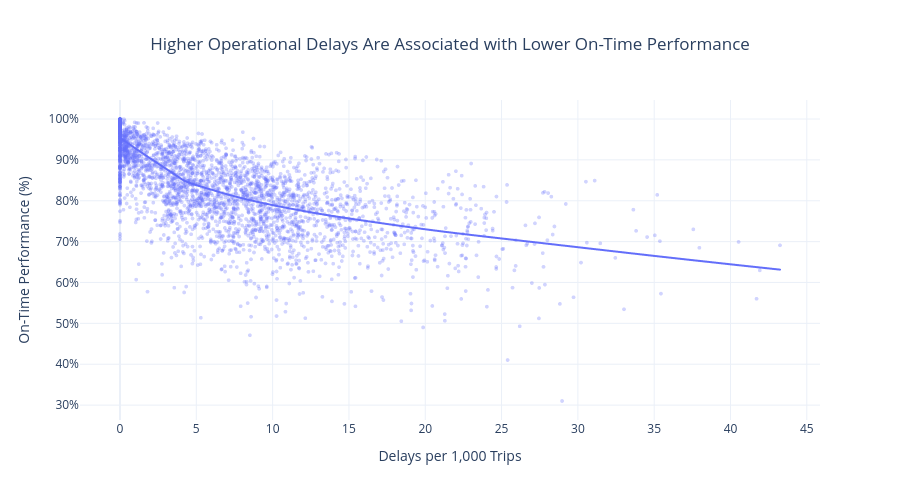

Notebook source saved alongside this figure:
### Markdown cell above
**Insight:**

There is a clear negative relationship between operational delays and on-time performance. 
As the proportion of trips affected by operational issues increases, the percentage of trains arriving on time decreases.

Most observations are concentrated at low delay rates, indicating that the system typically operates with relatively few disruptions. 
However, even small increases in delay rates are associated with noticeable declines in performance.

Additionally, variability in on-time performance increases at higher delay rates, suggesting that the system becomes less predictable during periods of disruption.

### Code cell
merged_otp_delays["delay_per_1000_trips"] = (
    merged_otp_delays["op_delay_rate"] * 1000
)

fig = px.scatter(
    merged_otp_delays,
    x="delay_per_1000_trips",
    y="terminal_on_time_performance",
    trendline="lowess",
    opacity=0.3,
    title="Higher Operational Delays Are Associated with Lower On-Time Performance",
    labels={
        "delay_per_1000_trips": "Delays per 1,000 Trips",
        "terminal_on_time_performance": "On-Time Performance (%)"
    }
)

fig.update_traces(marker=dict(size=4))

fig.update_yaxes(tickformat=".0%")

fig.update_layout(
    template="plotly_white",
    title_x=0.5,
    width=900,
    height=500
)

fig.show()

### Figure 1 — Plotly figure (JSON) as saved in the notebook; plotly's stock layout.template omitted (floating-point values rounded to 4 significant figures; data arrays with more than 128 entries replaced by an {"elided": "..."} marker saying what was removed)
{"data": [{"hovertemplate": "Delays per 1,000 Trips=%{x}<br>On-Time Performance (%)=%{y}<extra></extra>", "legendgroup": "", "marker": {"color": "#636efa", "opacity": 0.3, "size": 4, "symbol": "circle"}, "mode": "markers", "name": "", "showlegend": false, "type": "scattergl", "x": {"elided": "3406 float values"}, "xaxis": "x", "y": {"elided": "3406 float values"}, "yaxis": "y"}, {"hovertemplate": "<b>LOWESS trendline</b><br><br>Delays per 1,000 Trips=%{x}<br>On-Time Performance (%)=%{y} <b>(trend)</b><extra></extra>", "legendgroup": "", "marker": {"color": "#636efa", "size": 4, "symbol": "circle"}, "mode": "lines", "name": "", "showlegend": false, "type": "scattergl", "x": {"elided": "3406 float values"}, "xaxis": "x", "y": {"elided": "3406 float values"}, "yaxis": "y"}], "layout": {"height": 500, "legend": {"tracegroupgap": 0}, "title": {"text": "Higher Operational Delays Are Associated with Lower On-Time Performance", "x": 0.5}, "width": 900, "xaxis": {"anchor": "y", "domain": [0, 1], "title": {"text": "Delays per 1,000 Trips"}}, "yaxis": {"anchor": "x", "domain": [0, 1], "tickformat": ".0%", "title": {"text": "On-Time Performance (%)"}}}}
